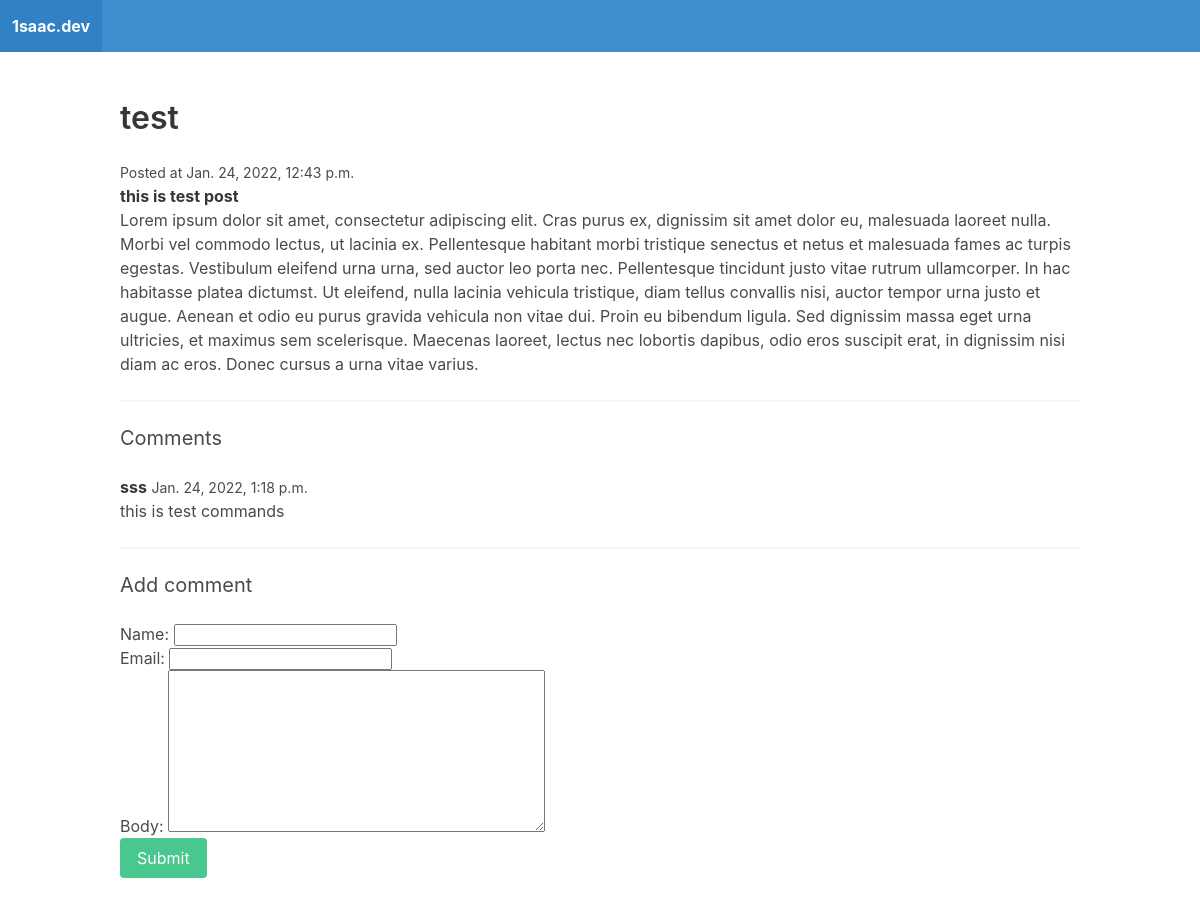
Page /post-1/ on the committed database.
### blog/models.py (models this page shows)
class Post(models.Model):
    title = models.CharField(max_length=255)
    slug = models.SlugField()
    intro = models.TextField()
    body = models.TextField()
    date_added = models.DateTimeField(auto_now_add=True)

class Comment(models.Model):
    post = models.ForeignKey(Post, related_name='comments', on_delete=models.CASCADE)
    name = models.CharField(max_length=255)
    email = models.EmailField()
    body = models.TextField()
    date_added = models.DateTimeField(auto_now_add=True)

### blog/views.py (the view)
# urls.py: path('<slug:slug>/', post_detail, name='post_detail')
def post_detail(request, slug):
    post = Post.objects.get(slug=slug)
    if request.method == 'POST':
        form = CommentForm(request.POST)
        if form.is_valid():
            comment = form.save(commit=False)
            comment.post = post
            comment.save()
            return redirect('post_detail', slug=post.slug)
    else:
        form = CommentForm()
    return render(request, 'blog/post_detail.html', {'post': post, 'form': form})

### blog/forms.py
class CommentForm(forms.ModelForm):
	class Meta:
		model = Comment
		fields = ['name', 'email', 'body']

### blog/templates/blog/post_detail.html (shortened to what this page needs)
{% extends 'blog/base.html' %}
{% block content %}
    <h1 class="title">{{ post.title }}</h1>
    <small>Posted at {{ post.date_added }}</small>
    <p><strong>{{ post.intro }}</strong></p>
    <p>{{ post.body }}</p>
    <hr>
    <h2 class="subtitle">Comments</h2>
    {% for comment in post.comments.all %}
        <article class="media">
            <div class="media-content">
                <div class="content">
                    <p>
                        <strong>{{ comment.name }}</strong> <small>{{ comment.date_added }}</small>
                        <br>
                        {{ comment.body }}
                    </p>
                </div>
            </div>
        </article>
    {% empty %}
        <div class="notification">
            <p>No comments yet!</p>
        </div>
    {% endfor %}
    <hr>
    <h2 class="subtitle">Add comment</h2>
    <form method="post" action=".">
        {{ form.as_p }}
        <div class="field">
            <div class="control">
                <button class="button is-success">Submit</button>
            </div>
        </div>
    </form>
{% endblock %}

### blog/templates/blog/base.html (shortened to what this page needs)
<!DOCTYPE html>
<html>
  <head>
    <link rel="stylesheet" href="https://cdn.jsdelivr.net/npm/bulma@0.9.1/css/bulma.min.css">
  </head>
  <body>
    <nav class="navbar is-info">
      <div class="navbar-brand">
        <a href="/" class="navbar-item"><strong>1saac.dev</strong></a>
      </div>
    </nav>
    <section class="section">
      <div class="container">
        {% block content %}
        {% endblock %}
      </div>
    </section>
  </body>
</html>

### rows in the picture
Post: title "test", date_added "Jan. 24, 2022, 12:43 p.m.", intro "this is test post", body "Lorem ipsum dolor sit amet, consectetur adipiscing elit. Cras purus ex, dignissim sit amet dolor eu, malesuada laoreet nulla. Morbi vel commodo lectus, ut lacinia ex. Pellentesque habitant morbi tristique senectus et netus et malesuada fames ac turpis egestas. Vestibulum eleifend urna urna, sed auctor leo porta nec. Pellentesque tincidunt justo vitae rutrum ullamcorper. In hac habitasse platea dictumst. Ut eleifend, nulla lacinia vehicula tristique, diam tellus convallis nisi, auctor tempor urna justo et augue. Aenean et odio eu purus gravida vehicula non vitae dui. Proin eu bibendum ligula. Sed dignissim massa eget urna ultricies, et maximus sem scelerisque. Maecenas laoreet, lectus nec…"
Comment: name "sss", date_added "Jan. 24, 2022, 1:18 p.m.", body "this is test commands"
